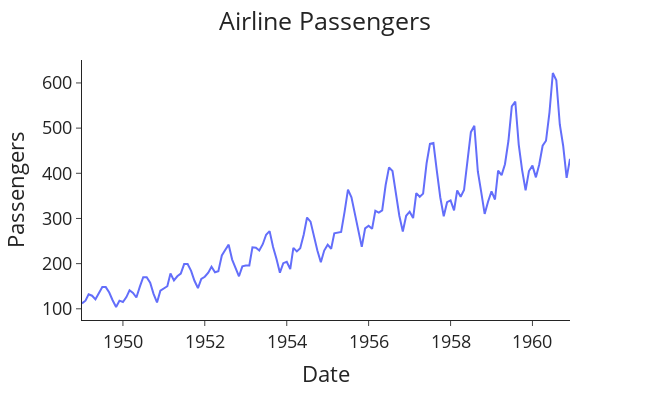

The cell this chart's notebook holds for it:
### Code cell
# Plot the time series
plot_time_series(df=data)

### Figure 1 — Plotly figure (JSON) as saved in the notebook; plotly's stock layout.template omitted (floating-point values rounded to 4 significant figures; data arrays with more than 128 entries replaced by an {"elided": "..."} marker saying what was removed)
{"data": [{"hovertemplate": "Date=%{x}<br>Passengers=%{y}<extra></extra>", "legendgroup": "", "line": {"color": "#636efa", "dash": "solid"}, "marker": {"symbol": "circle"}, "mode": "lines", "name": "", "orientation": "v", "showlegend": false, "type": "scatter", "x": {"elided": "144 str values"}, "xaxis": "x", "y": {"elided": "144 int values"}, "yaxis": "y"}], "layout": {"font": {"size": 18}, "height": 400, "legend": {"tracegroupgap": 0}, "margin": {"t": 60}, "title": {"text": "Airline Passengers", "x": 0.5}, "width": 650, "xaxis": {"anchor": "y", "domain": [0, 1], "title": {"text": "Date"}}, "yaxis": {"anchor": "x", "domain": [0, 1], "title": {"text": "Passengers"}}}}
